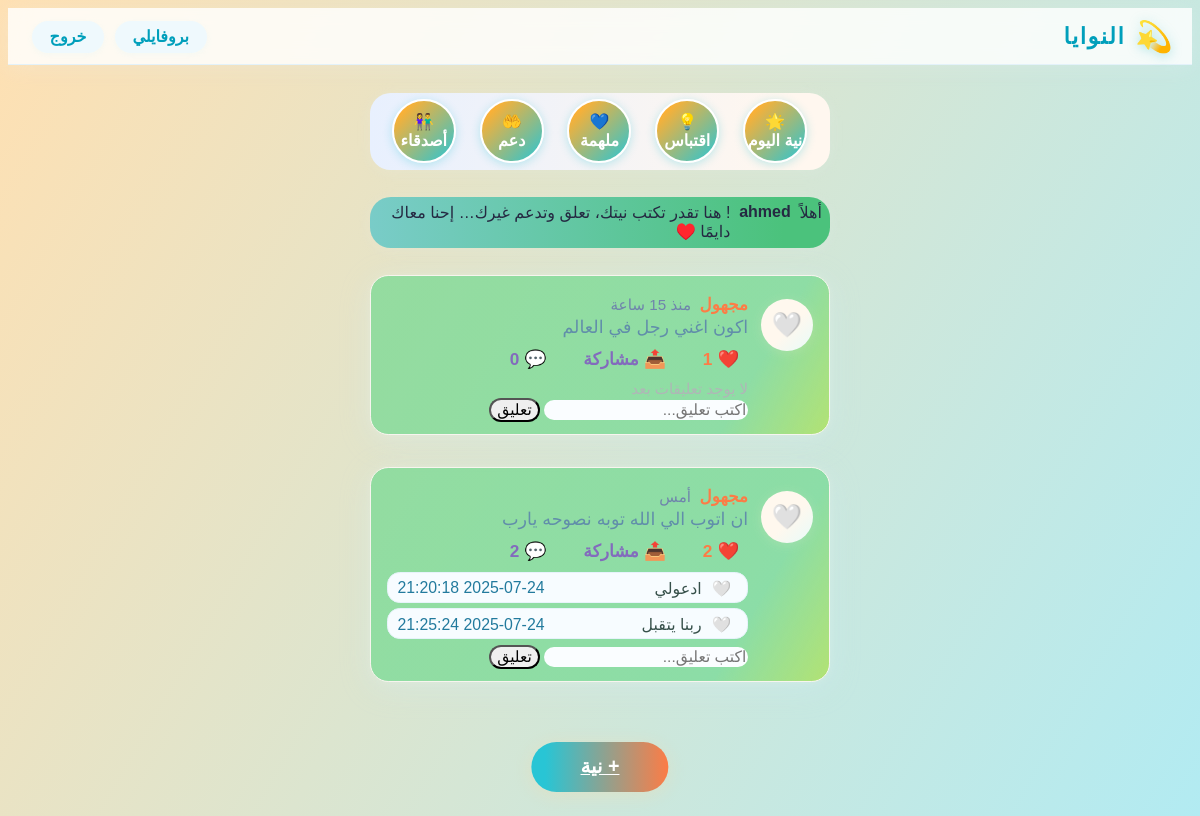
/ (signed in), run on the app's committed database.
### tables this page shows
CREATE TABLE intentions (id INTEGER PRIMARY KEY AUTOINCREMENT, user_id INTEGER, text TEXT, created_at DATE, is_public INTEGER);

CREATE TABLE comments (
        id INTEGER PRIMARY KEY AUTOINCREMENT,
        intention_id INTEGER,
        user_id INTEGER,
        text TEXT,
        created_at DATETIME DEFAULT CURRENT_TIMESTAMP
    );

### app.py (the view)
@app.route('/', methods=['GET'])
def home():
    if 'user_id' not in session:
        return redirect('/login')
    hour = datetime.datetime.now().hour
    username = session.get('username', 'زائر جميل')
    greeting = "صباح النور" if hour < 12 else ("مساء الورد" if hour < 18 else "مساء الخير")
    quote = random.choice(QUOTES)
    con = sqlite3.connect('niya.db')
    cur = con.cursor()
    cur.execute('SELECT COUNT(*) FROM intentions WHERE is_public = 1')
    public_count = cur.fetchone()[0]
    cur.execute('SELECT COUNT(*) FROM comments')
    comments_count = cur.fetchone()[0]
    cur.execute('SELECT COUNT(*) FROM users')
    users_count = cur.fetchone()[0]
    cur.execute('''
        SELECT intentions.id, intentions.text, intentions.created_at
        FROM intentions
        WHERE intentions.is_public = 1
        ORDER BY intentions.created_at DESC
    ''')
    raw_intentions = cur.fetchall()
    intentions = []
    likes_dict = {}
    user_likes = set()
    for i in raw_intentions:
        cur.execute('SELECT COUNT(*) FROM likes WHERE intention_id=?', (i[0],))
        likes_dict[i[0]] = cur.fetchone()[0]
        cur.execute('SELECT 1 FROM likes WHERE user_id=? AND intention_id=?', (session['user_id'], i[0]))
        if cur.fetchone():
            user_likes.add(i[0])
        intentions.append((i[0], i[1], time_ago(i[2])))
    comments_dict = {}
    for i in intentions:
        cur.execute('''
            SELECT comments.text, comments.created_at
            FROM comments
            WHERE comments.intention_id = ?
            ORDER BY comments.created_at ASC
        ''', (i[0],))
        comments_dict[i[0]] = cur.fetchall()
    con.close()
    motivation = random.choice(MOTIVATIONS)
    return render_template(
        'home.html',
        username=username,
        greeting=greeting,
        quote=quote,
        public_count=public_count,
        comments_count=comments_count,
        users_count=users_count,
        motivation=motivation,
        intentions=intentions,
        comments_dict=comments_dict,
        likes_dict=likes_dict,
        user_likes=user_likes
    )

### app.py (called while the page is built)
def time_ago(dt):
    now = datetime.datetime.now()
    if isinstance(dt, str):
        try:
            dt = datetime.datetime.strptime(dt, "%Y-%m-%d %H:%M:%S")
        except:
            dt = datetime.datetime.strptime(dt, "%Y-%m-%d")
    diff = now - dt
    seconds = diff.total_seconds()
    minutes = seconds // 60
    hours = minutes // 60
    days = diff.days
    if seconds < 60:
        return "الآن"
    elif minutes < 60:
        return f"منذ {int(minutes)} دقيقة"
    elif hours < 24:
        return f"منذ {int(hours)} ساعة"
    elif days == 1:
        return "أمس"
    elif days < 7:
        return f"منذ {days} أيام"
    else:
        return dt.strftime("%d/%m/%Y")

### templates/home.html (shortened to what this page needs)
<!DOCTYPE html>
<html lang="ar" dir="rtl">
<head>
  <link rel="stylesheet" href="{{ url_for('static', filename='style.css') }}">
</head>
<body>
<div class="header-blur">
  <span class="header-logo">
    <span class="logo-emoji">💫</span>
    النوايا
  </span>
  <div class="header-actions">
    <a href="/profile" title="بروفايلي">بروفايلي</a>
    <a href="/logout">خروج</a>
  </div>
</div>
<div class="feed">
  <div class="story-carousel">
    <div class="story-circle" title="نية اليوم">🌟<div>نية اليوم</div></div>
    <div class="story-circle" title="اقتباس">💡<div>اقتباس</div></div>
    <div class="story-circle" title="ملهمة">💙<div>ملهمة</div></div>
    <div class="story-circle" title="دعم">🤲<div>دعم</div></div>
    <div class="story-circle" title="أصدقاء">👫<div>أصدقاء</div></div>
  </div>
  <div class="alert alert-info text-center">
    أهلاً <b>{{ username }}</b>! هنا تقدر تكتب نيتك، تعلق وتدعم غيرك… إحنا معاك دايمًا ♥️
  </div>
  {% for n in intentions %}
    <div class="feed-card">
      <div class="feed-avatar" title="مجهول">🤍</div>
      <div class="feed-body">
        <div class="feed-header">
          <span class="feed-name">مجهول</span>
          <span class="feed-time">{{ n[2] }}</span>
        </div>
        <div class="feed-text">{{ n[1] }}</div>
        <div class="feed-actions">
          <button class="action-btn like" data-id="{{ n[0] }}">
            ❤️ <span class="count">{{ likes_dict[n[0]] }}</span>
          </button>
          <button class="action-btn share" data-text="{{ n[1]|tojson }}">
            📤 <span class="count">مشاركة</span>
          </button>
          <button class="action-btn" disabled>
            💬 <span class="count">{{ comments_dict[n[0]]|length }}</span>
          </button>
        </div>
        <div class="comments-section">
          {% for c in comments_dict[n[0]] %}
            <div class="comment-box">
              <span>
                <span class="comment-author">🤍</span>
                <span class="comment-text">{{ c[0] }}</span>
              </span>
              <span>{{ c[1] }}</span>
            </div>
          {% else %}
            <span class="no-comments">لا يوجد تعليقات بعد</span>
          {% endfor %}
        </div>
        <form method="post" action="/comment/{{ n[0] }}" class="add-comment-form">
          <input name="comment" placeholder="اكتب تعليق..." required maxlength="140">
          <button>تعليق</button>
        </form>
      </div>
    </div>
  {% else %}
    <div class="alert alert-info">لا توجد نوايا عامة بعد.</div>
  {% endfor %}
</div>
<a href="/new" class="fab" title="انشر نية">+ نية</a>
</body>
</html>

### static/style.css (style rules this page uses)
body { min-height: 100vh; background: linear-gradient(120deg, #ffe0b2 0%, #b2ebf2 100%), repeating-radial-gradient(circle at 85% 40%, #ffe0b27a, #b2ebf24a 90px); font-family: 'Tajawal', Arial, sans-serif; color: #252942; transition: background 1.1s; background-attachment: fixed; }
.header-blur { position: sticky; top: 0; z-index: 20; background: rgba(255,255,255,0.82); backdrop-filter: blur(10px); box-shadow: 0 3px 22px #eaf3fa38; padding: .7em 1.1em .6em 1.1em; border-bottom: 1.2px solid #e3f2fa; display: flex; align-items: center; justify-content: space-between; }
.header-logo { font-size: 1.4em; font-weight: 700; color: #009fbb; letter-spacing: .07em; display: flex; align-items: center; gap: 0.22em; }
.header-logo .logo-emoji { font-size: 1.35em; margin-left: 5px; filter: drop-shadow(0 2px 6px #00a8a850); }
.header-actions a { border-radius: 2em; margin-left: .4em; padding: .4em 1.1em; font-weight: bold; font-size: 1em; background: #eff9fd; color: #009fbb; border: none; box-shadow: 0 2px 6px #cdf3f333; transition: .13s; display: inline-block; text-decoration: none; }
.feed { max-width: 460px; margin: 28px auto 80px auto; padding: 0 2vw; }
.alert { display: flex; gap: 0.55em; margin: 0 0 1.7em 0; overflow-x: auto; padding-bottom: 0.1em; background: linear-gradient(90deg,#79ccc8 0,#4bc27c 90%); border-radius: 1.3em; padding:.4em .5em .4em .7em; box-shadow:0 2px 16px #eaf3fa28; }
.story-carousel { display: flex; gap: 0.55em; margin: 0 0 1.7em 0; overflow-x: auto; padding-bottom: 0.1em; background: linear-gradient(90deg,#e8f0fe 0,#fff7ef 90%); border-radius: 1.3em; padding:.4em .5em .4em .7em; box-shadow:0 2px 16px #eaf3fa28; }
.story-circle { width: 60px; height: 60px; border-radius: 50%; background: linear-gradient(135deg,#fcb034 15%,#28c5d5 100%); display: flex; flex-direction: column; align-items: center; justify-content: center; font-size: 1.0em; color: #fff; margin-right: 15px !important; border: 2.5px solid #fff; box-shadow: 0 2px 10px #28c5d54d; font-weight: 700; cursor: pointer; flex-shrink: 0; }
.feed-card { background: linear-gradient(120deg,#6cd88cab 80%, #b2e273 100%); border-radius: 1.15em; box-shadow: 0 6px 30px #ceeeff44, 0 1px 7px #fff6e033; border: 1.2px solid #f7f5ef; padding: 1.17em 1em .79em 1em; margin-bottom: 2em; display: flex; gap: .8em; align-items: flex-start; transition: .14s; position: relative; animation: cardPop .5s cubic-bezier(.49,2,.58,1) both; }
.feed-avatar { width: 52px; height: 52px; border-radius: 50%; background: linear-gradient(135deg,#fff8ee 55%,#e7fbf9 100%); display: flex; align-items: center; justify-content: center; font-size: 1.52em; font-weight: bold; color: #fc7c46; box-shadow: 0 2px 11px #ffe9c433; flex-shrink:0; margin-top: 4px; }
.feed-body { flex:1; min-width:0; }
.feed-header { display:flex;align-items:center;gap:.52em; margin-bottom: .12em; }
.feed-name { font-size:1.04em;font-weight:600;color:#fc7c46;letter-spacing:.01em; }
.feed-time { color: #6f84ac; font-size:.95em;font-weight:500; }
.feed-text { font-size:1.10em; margin-bottom: 0.55em; color:#618eaa; word-break: break-word; }
.feed-actions { display: flex; align-items: center; gap: 1.2em; margin-bottom:.5em; }
.action-btn { background: none; border: none; color: #836bbd; font-size: 1.1em; font-weight: bold; cursor: pointer; display: flex;align-items: center;gap:.18em; padding: .1em .5em; border-radius: 1.2em; transition:.13s; }
.action-btn.like { color:#fc7c46; transition:.17s; }
.action-btn .count { font-size:.98em;font-weight:600;margin-right:2px; }
.comments-section { margin-top: .2em; }
.comment-box { background: #f7fcff; border-radius: 0.8em; padding: 0.38em 1em .25em .6em; margin-bottom: 0.35em; color: #227a9d; border: 1px solid #e7f3fb; font-size: .99em; display: flex; align-items: center; justify-content: space-between; }
.comment-author { color: #fc7c46; font-size: .99em; font-weight: 600; margin-left:0.37em; }
.comment-text { color: #36504a; }
.add-comment-form input, .add-comment-form button { border-radius: 2em !important; font-size:.97em; }
.add-comment-form input { background:#fafdff; color:#fc7c46; border:none; }
.no-comments { color: #b0b6b7; font-size:.94em; }
.fab { position: fixed; left: 50%; bottom: 24px; transform: translateX(-50%); z-index: 30; background: linear-gradient(90deg,#28c5d5 10%,#fc7c46 100%); color: #fff; border:none; border-radius: 50vw; font-size: 1.23em; box-shadow: 0 3px 18px #fdd49e55; font-weight: bold; padding: .69em 2.5em; transition: .12s; display: block; }

### data on the page
intentions: n "منذ 15 ساعة", text "اكون اغني رجل في العالم", is_public "1", comments_dict "0"
intentions: n "أمس", text "ان اتوب الي الله توبه نصوحه يارب", id "2", comments_dict "2"
comments: text "ادعولي", created_at "2025-07-24 21:20:18"
comments: text "ربنا يتقبل", created_at "2025-07-24 21:25:24"

### other printed values
{{ username }} "ahmed"
